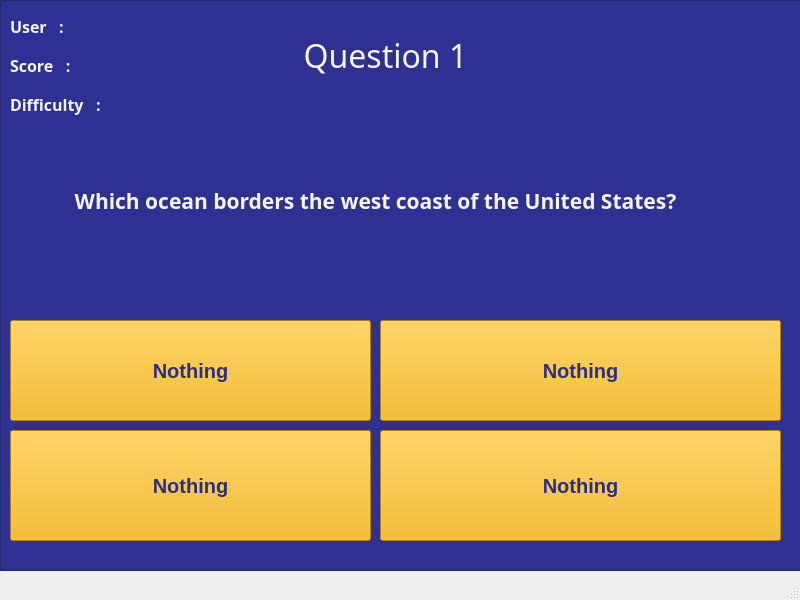
<?xml version="1.0" encoding="UTF-8"?>
<ui version="4.0">
 <class>QuestionWindow</class>
 <widget class="QMainWindow" name="QuestionWindow">
  <property name="geometry">
   <rect>
    <x>0</x>
    <y>0</y>
    <width>800</width>
    <height>600</height>
   </rect>
  </property>
  <property name="windowTitle">
   <string>MainWindow</string>
  </property>
  <widget class="QWidget" name="centralwidget">
   <widget class="QPushButton" name="answer1">
    <property name="geometry">
     <rect>
      <x>10</x>
      <y>430</y>
      <width>361</width>
      <height>111</height>
     </rect>
    </property>
    <property name="styleSheet">
     <string notr="true">QPushButton {
	font: 20px;
	font-weight:700;
	color: rgb(43, 45, 135);
	background:rgb(244, 178, 0) ;
}</string>
    </property>
    <property name="text">
     <string>Nothing</string>
    </property>
   </widget>
   <widget class="QFrame" name="frame">
    <property name="geometry">
     <rect>
      <x>0</x>
      <y>0</y>
      <width>801</width>
      <height>571</height>
     </rect>
    </property>
    <property name="styleSheet">
     <string notr="true">QFrame {
	background: rgb(46, 49, 146);
}</string>
    </property>
    <property name="frameShape">
     <enum>QFrame::StyledPanel</enum>
    </property>
    <property name="frameShadow">
     <enum>QFrame::Raised</enum>
    </property>
    <widget class="QLabel" name="questionText">
     <property name="geometry">
      <rect>
       <x>30</x>
       <y>100</y>
       <width>691</width>
       <height>201</height>
      </rect>
     </property>
     <property name="font">
      <font>
       <family>Sitka Text Semibold</family>
       <pointsize>16</pointsize>
       <weight>75</weight>
       <italic>false</italic>
       <bold>true</bold>
       <underline>false</underline>
      </font>
     </property>
     <property name="layoutDirection">
      <enum>Qt::LeftToRight</enum>
     </property>
     <property name="styleSheet">
      <string notr="true">QLabel {
	color: whitesmoke;
}</string>
     </property>
     <property name="text">
      <string>Which ocean borders the west coast of the United States?</string>
     </property>
     <property name="textFormat">
      <enum>Qt::AutoText</enum>
     </property>
     <property name="alignment">
      <set>Qt::AlignCenter</set>
     </property>
     <property name="wordWrap">
      <bool>true</bool>
     </property>
    </widget>
    <widget class="QLabel" name="questionIndex">
     <property name="geometry">
      <rect>
       <x>250</x>
       <y>20</y>
       <width>271</width>
       <height>71</height>
      </rect>
     </property>
     <property name="font">
      <font>
       <family>Britannic Bold</family>
       <pointsize>24</pointsize>
       <weight>50</weight>
       <italic>false</italic>
       <bold>false</bold>
       <underline>false</underline>
      </font>
     </property>
     <property name="layoutDirection">
      <enum>Qt::LeftToRight</enum>
     </property>
     <property name="styleSheet">
      <string notr="true">QLabel {
	color: whitesmoke;
}</string>
     </property>
     <property name="text">
      <string>Question 1</string>
     </property>
     <property name="textFormat">
      <enum>Qt::AutoText</enum>
     </property>
     <property name="alignment">
      <set>Qt::AlignCenter</set>
     </property>
     <property name="wordWrap">
      <bool>true</bool>
     </property>
    </widget>
    <widget class="QPushButton" name="answer3">
     <property name="geometry">
      <rect>
       <x>380</x>
       <y>320</y>
       <width>401</width>
       <height>101</height>
      </rect>
     </property>
     <property name="styleSheet">
      <string notr="true">QPushButton {
	font: 20px;
	font-weight:700;
	color: rgb(43, 45, 135);
	background:rgb(244, 178, 0) ;
}</string>
     </property>
     <property name="text">
      <string>Nothing</string>
     </property>
    </widget>
    <widget class="QPushButton" name="answer2">
     <property name="geometry">
      <rect>
       <x>10</x>
       <y>320</y>
       <width>361</width>
       <height>101</height>
      </rect>
     </property>
     <property name="styleSheet">
      <string notr="true">QPushButton {
	font: 20px;
	font-weight:700;
	color: rgb(43, 45, 135);
	background:rgb(244, 178, 0) ;
}</string>
     </property>
     <property name="text">
      <string>Nothing</string>
     </property>
    </widget>
    <widget class="QPushButton" name="answer4">
     <property name="geometry">
      <rect>
       <x>380</x>
       <y>430</y>
       <width>401</width>
       <height>111</height>
      </rect>
     </property>
     <property name="styleSheet">
      <string notr="true">QPushButton {
	font: 20px;
	font-weight:700;
	color: rgb(43, 45, 135);
	background:rgb(244, 178, 0) ;
}</string>
     </property>
     <property name="text">
      <string>Nothing</string>
     </property>
    </widget>
    <widget class="QWidget" name="layoutWidget">
     <property name="geometry">
      <rect>
       <x>10</x>
       <y>10</y>
       <width>221</width>
       <height>111</height>
      </rect>
     </property>
     <layout class="QVBoxLayout" name="verticalLayout">
      <item>
       <widget class="QLabel" name="label_username">
        <property name="font">
         <font>
          <family>Sitka Subheading</family>
          <pointsize>12</pointsize>
          <weight>75</weight>
          <italic>false</italic>
          <bold>true</bold>
          <underline>false</underline>
         </font>
        </property>
        <property name="layoutDirection">
         <enum>Qt::LeftToRight</enum>
        </property>
        <property name="styleSheet">
         <string notr="true">QLabel {
	color: whitesmoke;
}</string>
        </property>
        <property name="text">
         <string>User   :</string>
        </property>
        <property name="textFormat">
         <enum>Qt::AutoText</enum>
        </property>
        <property name="alignment">
         <set>Qt::AlignLeading|Qt::AlignLeft|Qt::AlignVCenter</set>
        </property>
       </widget>
      </item>
      <item>
       <widget class="QLabel" name="label_score">
        <property name="font">
         <font>
          <family>Sitka Subheading</family>
          <pointsize>12</pointsize>
          <weight>75</weight>
          <italic>false</italic>
          <bold>true</bold>
          <underline>false</underline>
         </font>
        </property>
        <property name="layoutDirection">
         <enum>Qt::LeftToRight</enum>
        </property>
        <property name="styleSheet">
         <string notr="true">QLabel {
	color: whitesmoke;
}</string>
        </property>
        <property name="text">
         <string>Score   :</string>
        </property>
        <property name="textFormat">
         <enum>Qt::AutoText</enum>
        </property>
        <property name="alignment">
         <set>Qt::AlignLeading|Qt::AlignLeft|Qt::AlignVCenter</set>
        </property>
       </widget>
      </item>
      <item>
       <widget class="QLabel" name="label_difficulty">
        <property name="font">
         <font>
          <family>Sitka Subheading</family>
          <pointsize>12</pointsize>
          <weight>75</weight>
          <italic>false</italic>
          <bold>true</bold>
          <underline>false</underline>
         </font>
        </property>
        <property name="layoutDirection">
         <enum>Qt::LeftToRight</enum>
        </property>
        <property name="styleSheet">
         <string notr="true">QLabel {
	color: whitesmoke;
}</string>
        </property>
        <property name="text">
         <string>Difficulty   :</string>
        </property>
        <property name="textFormat">
         <enum>Qt::AutoText</enum>
        </property>
        <property name="alignment">
         <set>Qt::AlignLeading|Qt::AlignLeft|Qt::AlignVCenter</set>
        </property>
       </widget>
      </item>
     </layout>
    </widget>
   </widget>
   <zorder>frame</zorder>
   <zorder>answer1</zorder>
  </widget>
  <widget class="QMenuBar" name="menubar">
   <property name="geometry">
    <rect>
     <x>0</x>
     <y>0</y>
     <width>800</width>
     <height>26</height>
    </rect>
   </property>
  </widget>
  <widget class="QStatusBar" name="statusbar"/>
 </widget>
 <resources/>
 <connections/>
</ui>
